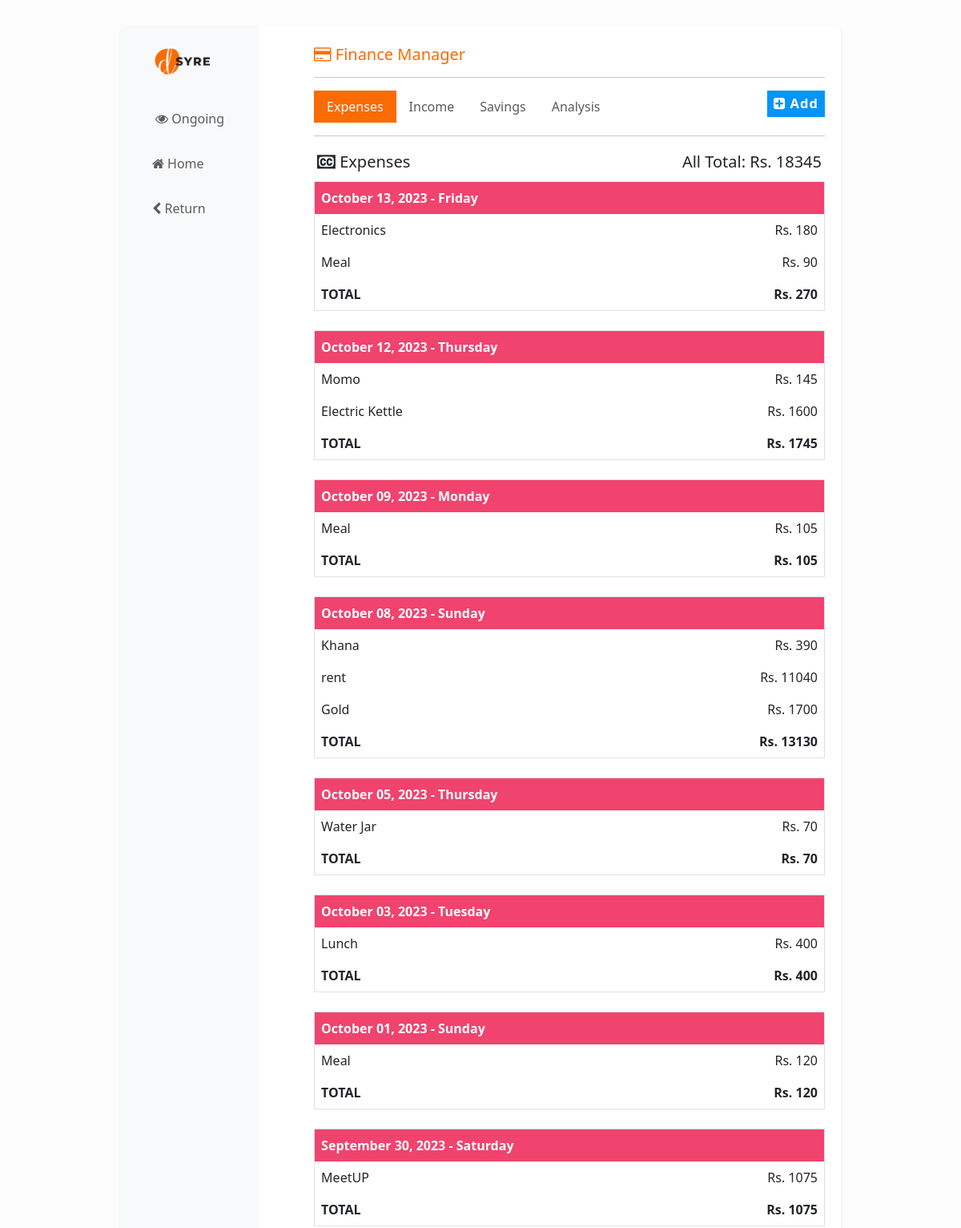
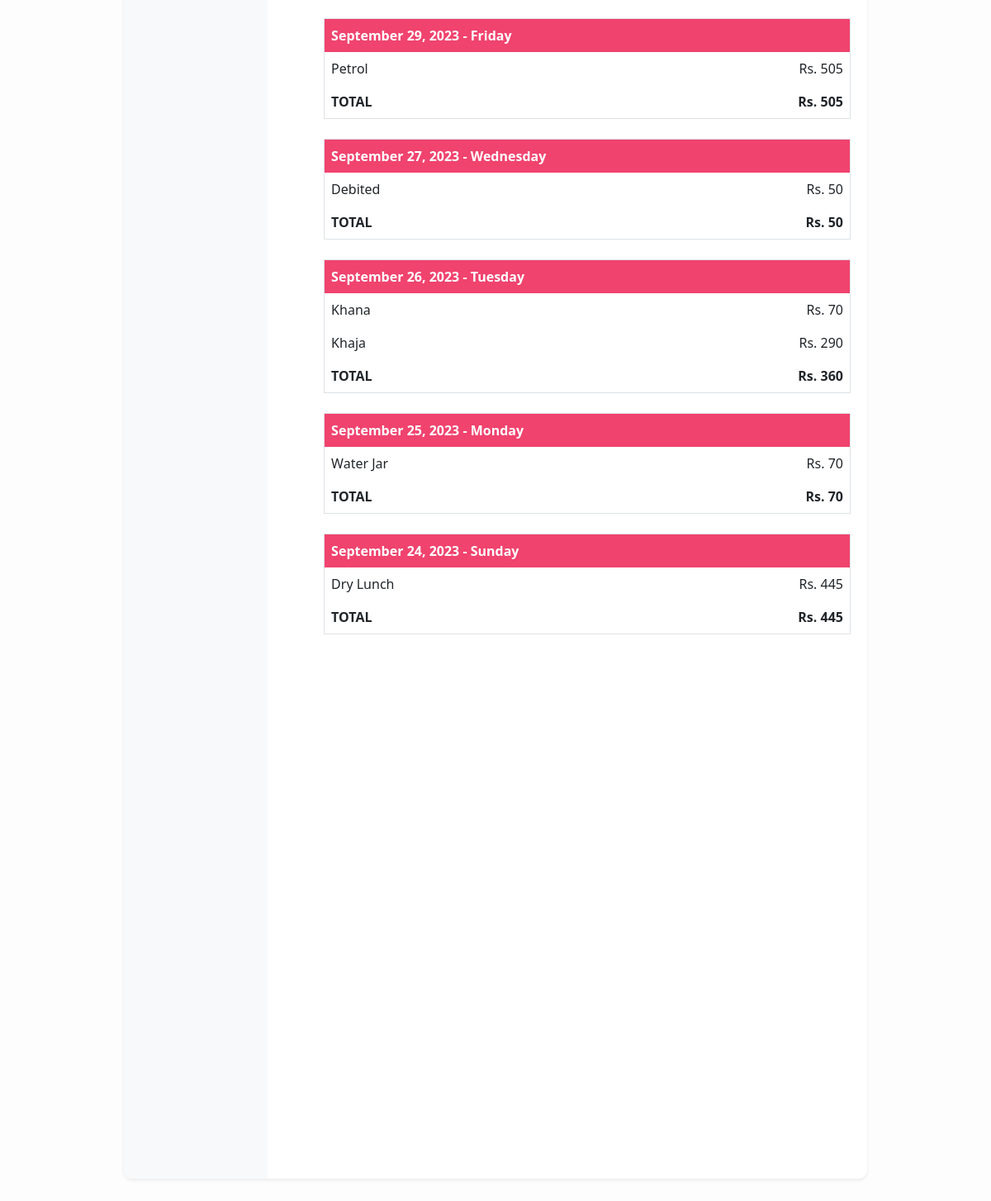
/finance/, run on the app's committed database (2 pictures, top to bottom).
### finance/models.py (models this page shows, shortened)
class FinanceSheet(models.Model):
    STATUS_CHOICES = (
    ('expenses', 'Expenses'),
    ('income', 'Income'),
    ('savings', 'Savings'),
    )
    tdate = models.DateField("Date of Transaction")
    title = models.CharField(max_length=200)
    price = models.IntegerField(default=0)
    statement = models.CharField('Statement', max_length=10, choices=STATUS_CHOICES, default='expenses')

### finance/views.py (the view)
# urls.py: path('', financeHome, name='finance-home' ),
def financeHome(request):
    form = FinanceSheetForm
    expenses =  FinanceSheet.objects.filter(statement='expenses').order_by('-tdate').values('tdate').distinct()
    income =  FinanceSheet.objects.filter(statement='income').order_by('-tdate').values('tdate').distinct()
    savings =  FinanceSheet.objects.filter(statement='savings').order_by('-tdate').values('tdate').distinct()
    analytics =analysis()
    return render (request, 'financehome.html',{'expenses':expenses,'income':income,'savings':savings,'form':form, 'analysis':analytics})

### finance/templatetags/financefilter.py (called while the page is built)
@register.filter(name='transbydate')
def transByDate(value, statement):
    data = FinanceSheet.objects.filter(tdate=value, statement=statement)
    return data

@register.filter(name='totaldateprice')
def totalDateprice(value, statement):
    data = FinanceSheet.objects.filter(tdate=value, statement=statement).aggregate(Sum('price'))['price__sum']
    return data

@register.filter(name='totalstatement')
def totalStatement(value):
    data = FinanceSheet.objects.filter(statement=value).aggregate(Sum('price'))['price__sum']
    if data == None:
        return '00.00'
    return data

### finance/views.py (called while the page is built)
def analysis():
    totals = FinanceSheet.objects.annotate(
        month=TruncMonth('tdate')
    ).values('month', 'statement').annotate(
        total=Sum('price')
    )
    monthly_data = {}
    for entry in totals:
        month = entry['month']
        statement = entry['statement']
        total = entry['total']
        formatted_month = month.strftime('%Y - %B ')  # E.g., "September 2023"
        if formatted_month not in monthly_data:
            monthly_data[formatted_month] = {'expenses': 0, 'income': 0, 'savings': 0}
        monthly_data[formatted_month][statement] = total
    return monthly_data

### finance/templates/financehome.html (shortened to what this page needs)
{% extends 'index.html'%}
{% load static %}
{% block head_block%}
<div class="container col py-2 mx-2">
  <div class="d-flex justify-content-between pt-3">
    <h5 class="text-start text-org mb-0"><i class="fa fa-credit-card fs-5"></i> Finance Manager </h5>
  </div>
  <hr>
    <div class="my-3 ">
        <ul class="nav nav-pills mb-3 " id="pills-tab" role="tablist">
            <li class="nav-item" role="presentation">
              <button class="nav-link active" id="pills-expenses-tab" data-bs-toggle="pill" data-bs-target="#pills-expenses" type="button" role="tab" aria-controls="pills-expenses" aria-selected="true">Expenses</button>
            </li>
            <li class="nav-item" role="presentation">
              <button class="nav-link" id="pills-profit-tab" data-bs-toggle="pill" data-bs-target="#pills-income" type="button" role="tab" aria-controls="pills-income" aria-selected="false">Income</button>
            </li>
            <li class="nav-item" role="presentation">
              <button class="nav-link" id="pills-savings-tab" data-bs-toggle="pill" data-bs-target="#pills-savings" type="button" role="tab" aria-controls="pills-loss" aria-selected="false">Savings</button>
            </li>
            <li class="nav-item" role="presentation">
              <button class="nav-link" id="pills-analysis-tab" data-bs-toggle="pill" data-bs-target="#pills-analysis" type="button" role="tab" aria-controls="pills-analysis" aria-selected="false">Analysis</button>
            </li>
            <li class="nav-item ms-auto">
              <button class="text-white btn btn-info btn-sm" data-bs-toggle="modal" data-bs-target="#addModal" ><i class="fa fa-plus-square" aria-hidden="true" ></i> Add</button>
            </li>
          </ul>
          <hr>
          <div class="tab-content" id="pills-tabContent">
            <div class="tab-pane fade show active" id="pills-expenses" role="tabpanel" aria-labelledby="pills-expenses-tab">
                {% include 'expenses.html' %}
            </div>
          </div>
    </div>
</div>
{% endblock %}

### finance/templates/expenses.html
{% load financefilter %}
<div class="my-1 mb-5 " style="height: 65vh;
overflow-y: scroll;">
    <div class="bg-blue mb-2">
        <div class="d-flex  justify-content-between p-1   h5 ">
            <div ><i class="fa fa-cc" aria-hidden="true"></i> Expenses </div>
            <div>All Total: Rs. {{"expenses"|totalstatement}}</div>
        </div>
    </div>
    <div>
    {% for i in expenses %}
    <div class="mb-4 border">
        <p class="bg-expenses text-white p-2 fs-6  fw-bold mb-0">{{i.tdate|date:'F d, Y - l'}}</p>
            {% for j in i.tdate|transbydate:'expenses'%}
        <div class="d-flex justify-content-between p-2  mt-0  " style="cursor: pointer;" ondblclick="window.location.href='/finance/{{j.id}}/delete-record'">
            <div title="Rs. {{j.price}}" >{{j.title}} </div>
            <div title="{{j.title}}">Rs. {{j.price}} </div>
        </div>
        {% endfor %}
        <div class="d-flex justify-content-between p-2 mt-0 bg-blue2 fs-6 fw-bold">
            <div >TOTAL </div>
            <div>Rs. {{i.tdate|totaldateprice:'expenses'}} </div>
        </div>
    </div>
    {%empty%}
    <div class=" p-4 text-center">
        <p class="p-5">No recorderd data</p>
    </div>
    {% endfor %}
</div>
</div>

### data on the page
FinanceSheet: title "Electronics", price "180"
FinanceSheet: title "Meal", price "90"
FinanceSheet: title "Momo", price "145"
FinanceSheet: title "Electric Kettle", price "1600"
FinanceSheet: title "Meal", price "105"
FinanceSheet: title "Khana", price "390"
FinanceSheet: title "rent", price "11040"
FinanceSheet: title "Gold", price "1700"
FinanceSheet: title "Water Jar", price "70"
FinanceSheet: title "Lunch", price "400"
FinanceSheet: title "Meal", price "120"
FinanceSheet: title "MeetUP", price "1075"
FinanceSheet: title "Petrol", price "505"
FinanceSheet: title "Debited", price "50"
FinanceSheet: title "Khana", price "70"
FinanceSheet: title "Khaja", price "290"
FinanceSheet: title "Water Jar", price "70"
FinanceSheet: title "Dry Lunch", price "445"

### other printed values
{{ "expenses"|totalstatement }} "18345"
{{ i.tdate|date:'F d, Y - l' }} "October 13, 2023 - Friday" "October 12, 2023 - Thursday" "October 09, 2023 - Monday" "October 08, 2023 - Sunday" "October 05, 2023 - Thursday" "October 03, 2023 - Tuesday" "October 01, 2023 - Sunday" "September 30, 2023 - Saturday" "September 29, 2023 - Friday" "September 27, 2023 - Wednesday" "September 26, 2023 - Tuesday" "September 25, 2023 - Monday" "September 24, 2023 - Sunday"
{{ i.tdate|totaldateprice:'expenses' }} "270" "1745" "105" "13130" "70" "400" "120" "1075" "505" "50" "360" "70" "445"
